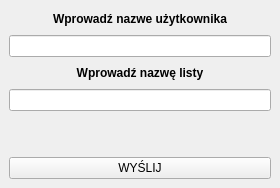
<?xml version="1.0" encoding="UTF-8"?>
<ui version="4.0">
 <class>getUserNickname</class>
 <widget class="QMainWindow" name="getUserNickname">
  <property name="geometry">
   <rect>
    <x>0</x>
    <y>0</y>
    <width>280</width>
    <height>188</height>
   </rect>
  </property>
  <property name="windowTitle">
   <string>MainWindow</string>
  </property>
  <widget class="QWidget" name="centralwidget">
   <layout class="QVBoxLayout" name="verticalLayout">
    <item>
     <widget class="QLabel" name="label">
      <property name="font">
       <font>
        <bold>true</bold>
       </font>
      </property>
      <property name="text">
       <string>Wprowadź nazwe użytkownika</string>
      </property>
      <property name="alignment">
       <set>Qt::AlignCenter</set>
      </property>
     </widget>
    </item>
    <item>
     <widget class="QLineEdit" name="lineEdit"/>
    </item>
    <item>
     <widget class="QLabel" name="label_2">
      <property name="font">
       <font>
        <bold>true</bold>
       </font>
      </property>
      <property name="text">
       <string>Wprowadź nazwę listy</string>
      </property>
      <property name="alignment">
       <set>Qt::AlignCenter</set>
      </property>
     </widget>
    </item>
    <item>
     <widget class="QLineEdit" name="lineEdit_2"/>
    </item>
    <item>
     <spacer name="verticalSpacer">
      <property name="orientation">
       <enum>Qt::Vertical</enum>
      </property>
      <property name="sizeType">
       <enum>QSizePolicy::Fixed</enum>
      </property>
      <property name="sizeHint" stdset="0">
       <size>
        <width>20</width>
        <height>40</height>
       </size>
      </property>
     </spacer>
    </item>
    <item>
     <widget class="QPushButton" name="pushButton">
      <property name="text">
       <string>WYŚLIJ</string>
      </property>
     </widget>
    </item>
   </layout>
  </widget>
 </widget>
 <resources/>
 <connections/>
</ui>
